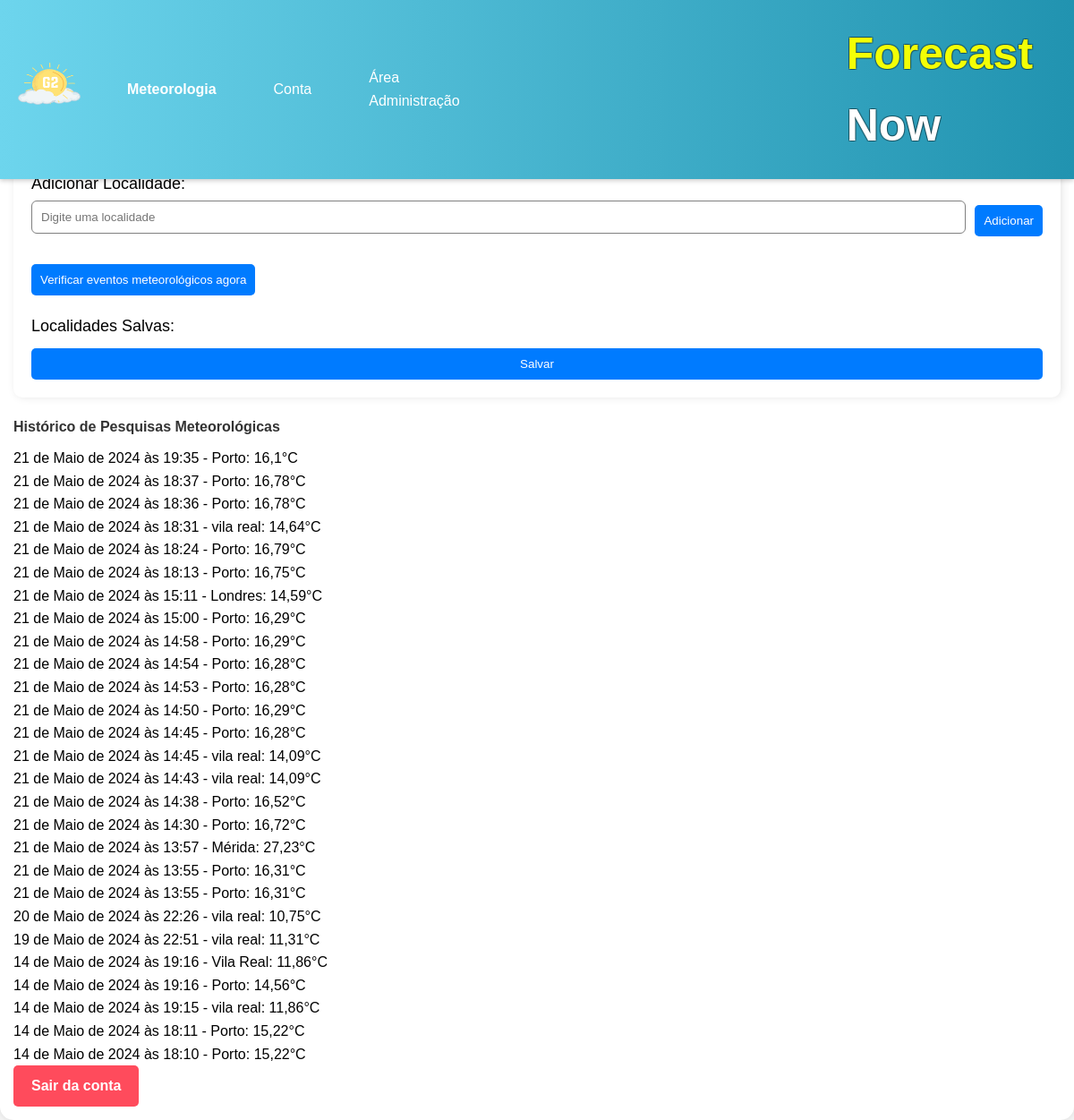
/perfil/ (signed in), run on the app's committed database.
### G2app/models.py (models this page shows)
class HistoricoPesquisa(models.Model):
    usuario = models.ForeignKey(User, on_delete=models.CASCADE)
    local_pesquisa = models.CharField(max_length=255)
    resultado_pesquisa = models.TextField()
    data_pesquisa = models.DateTimeField(auto_now_add=True)

### G2app/views.py (the view)
# urls.py: path('perfil/', perfil_usuario, name='perfil'),
def perfil_usuario(request):
    if not request.user.is_authenticated:
        return redirect('login')
    historico = HistoricoPesquisa.objects.filter(usuario=request.user).order_by('-data_pesquisa')
    historico_formatado = []
    for item in historico:
        dados = json.loads(item.resultado_pesquisa)
        historico_formatado.append({
            'data': item.data_pesquisa,
            'local': item.local_pesquisa,
            'temperatura': dados['main']['temp'],
        })
    alert_locations = AlertLocation.objects.filter(usuario=request.user)
    return render(request, 'G2app/perfil.html', {
        'historico': historico_formatado,
        'alert_locations': alert_locations,
    })

### G2app/templates/G2app/perfil.html (shortened to what this page needs)
{% extends 'G2app/index.html' %}
{% block content %}
<div class="container">
  <div class="main-body">
    <div class="row">
      <div class="col-md-4 alert-selection">
        <h4>Selecione as localidades para alertas</h4>
        <form id="location-form" method="post" action="{% url 'update_alert_locations' %}">
          <div class="form-group">
            <label for="location_input">Adicionar Localidade:</label>
            <div class="input-group">
              <input type="text" id="location-input" name="location_input" class="form-control" placeholder="Digite uma localidade">
              <div class="input-group-append">
                <button type="button" id="add-location-btn" class="btn btn-primary">Adicionar</button>
              </div>
            </div>
            <button type="button" id="check-weather-btn" class="btn btn-danger">Verificar eventos meteorológicos agora</button>
          </div>
          <div class="form-group">
            <label for="saved_locations">Localidades Salvas:</label>
          </div>
          <button type="submit" class="btn btn-primary">Salvar</button>
        </form>
      </div>
      <div class="col-md-8">
        <div class="card mt-3">
          <div class="card-body">
            <h4>Histórico de Pesquisas Meteorológicas</h4>
            <ul class="list-group list-group-flush">
              {% for pesquisa in historico %}
                <li class="list-group-item">
                  {{ pesquisa.data }} - {{ pesquisa.local }}: {{ pesquisa.temperatura }}°C
                </li>
              {% empty %}
                <li class="list-group-item">Ainda não fizeste nenhuma pesquisa.</li>
              {% endfor %}
            </ul>
          </div>
        </div>
        <a href="{% url 'logout' %}" class="logout-button">Sair da conta</a>
      </div>
    </div>
  </div>
</div>
{% endblock %}

### G2app/static/G2app/style.css (style rules this page uses)
* { margin: 0; padding: 0; box-sizing: border-box; font-family: 'Arial', sans-serif; }
body { background-color: #f4f4f4; font-family: 'Arial', sans-serif; line-height: 1.6; }
.form-control { display: flex; align-items: center; margin-bottom: 1em; }
form { width: 100%; margin: auto; }
form label { display: block; margin-top: 20px; font-size: 18px; }
form input { width: 100%; padding: 10px; border: none; border: 1px solid gray; border-radius: 6px; outline: none; margin-top: 5px; }
.container { max-width: 90%; margin: auto; padding-top: 120px; background-color: #f4f4f4; z-index: 50; }
.main-body { padding: 15px; background-color: #ffffff; border-radius: 15px; box-shadow: 0px 0px 10px 0px rgba(0,0,0,0.1); }
.list-group-item { border: none; }
.list-group-flush .list-group-item { border-right-width: 0; border-left-width: 0; }
.card-body h4 { color: #333; margin-bottom: 10px; text-align: left; }
.logout-button { display: inline-block; padding: 10px 20px; background-color: #ff4b5c; color: white; text-decoration: none; border-radius: 5px; border: none; cursor: pointer; font-weight: bold; transition: background-color 0.3s ease, color 0.3s ease; }
.alert-selection { background-color: white; padding: 20px; box-shadow: 2px 0 10px rgba(0, 0, 0, 0.1); border-radius: 10px; margin-top: 20px; }
.alert-selection h4 { margin-bottom: 10px; color: #333; }
.alert-selection form { display: flex; flex-direction: column; }
.input-group { display: flex; margin-bottom: 10px; }
.input-group input { flex-grow: 1; }
.input-group-append { margin-left: 10px; }
.list-group-item { display: flex; justify-content: space-between; align-items: center; }
.alert-selection button { background-color: #007bff; color: white; border: none; border-radius: 5px; padding: 10px; cursor: pointer; margin-top: 10px; }
.card.mt-3 { margin-top: 20px; }
.container { max-width: 1200px; margin: auto; padding-top: 80px; }

### data on the page
HistoricoPesquisa: data "21 de Maio de 2024 às 19:35", local "Porto"
HistoricoPesquisa: data "21 de Maio de 2024 às 18:37", local "Porto"
HistoricoPesquisa: data "21 de Maio de 2024 às 18:36", local "Porto"
HistoricoPesquisa: data "21 de Maio de 2024 às 18:31", local "vila real"
HistoricoPesquisa: data "21 de Maio de 2024 às 18:24", local "Porto"
HistoricoPesquisa: data "21 de Maio de 2024 às 18:13", local "Porto"
HistoricoPesquisa: data "21 de Maio de 2024 às 15:11", local "Londres"
HistoricoPesquisa: data "21 de Maio de 2024 às 15:00", local "Porto"
HistoricoPesquisa: data "21 de Maio de 2024 às 14:58", local "Porto"
HistoricoPesquisa: data "21 de Maio de 2024 às 14:54", local "Porto"
HistoricoPesquisa: data "21 de Maio de 2024 às 14:53", local "Porto"
HistoricoPesquisa: data "21 de Maio de 2024 às 14:50", local "Porto"
HistoricoPesquisa: data "21 de Maio de 2024 às 14:45", local "Porto"
HistoricoPesquisa: data "21 de Maio de 2024 às 14:45", local "vila real"
HistoricoPesquisa: data "21 de Maio de 2024 às 14:43", local "vila real"
HistoricoPesquisa: data "21 de Maio de 2024 às 14:38", local "Porto"
HistoricoPesquisa: data "21 de Maio de 2024 às 14:30", local "Porto"
HistoricoPesquisa: data "21 de Maio de 2024 às 13:57", local "Mérida"
HistoricoPesquisa: data "21 de Maio de 2024 às 13:55", local "Porto"
HistoricoPesquisa: data "21 de Maio de 2024 às 13:55", local "Porto"
HistoricoPesquisa: data "20 de Maio de 2024 às 22:26", local "vila real"
HistoricoPesquisa: data "19 de Maio de 2024 às 22:51", local "vila real"
HistoricoPesquisa: data "14 de Maio de 2024 às 19:16", local "Vila Real"
HistoricoPesquisa: data "14 de Maio de 2024 às 19:16", local "Porto"
HistoricoPesquisa: data "14 de Maio de 2024 às 19:15", local "vila real"
HistoricoPesquisa: data "14 de Maio de 2024 às 18:11", local "Porto"
HistoricoPesquisa: data "14 de Maio de 2024 às 18:10", local "Porto"

### other printed values
{{ pesquisa.temperatura }} "16,1" "16,78" "16,78" "14,64" "16,79" "16,75" "14,59" "16,29" "16,29" "16,28" "16,28" "16,29" "16,28" "14,09" "14,09" "16,52" "16,72" "27,23" "16,31" "16,31" "10,75" "11,31" "11,86" "14,56" "11,86" "15,22" "15,22"
